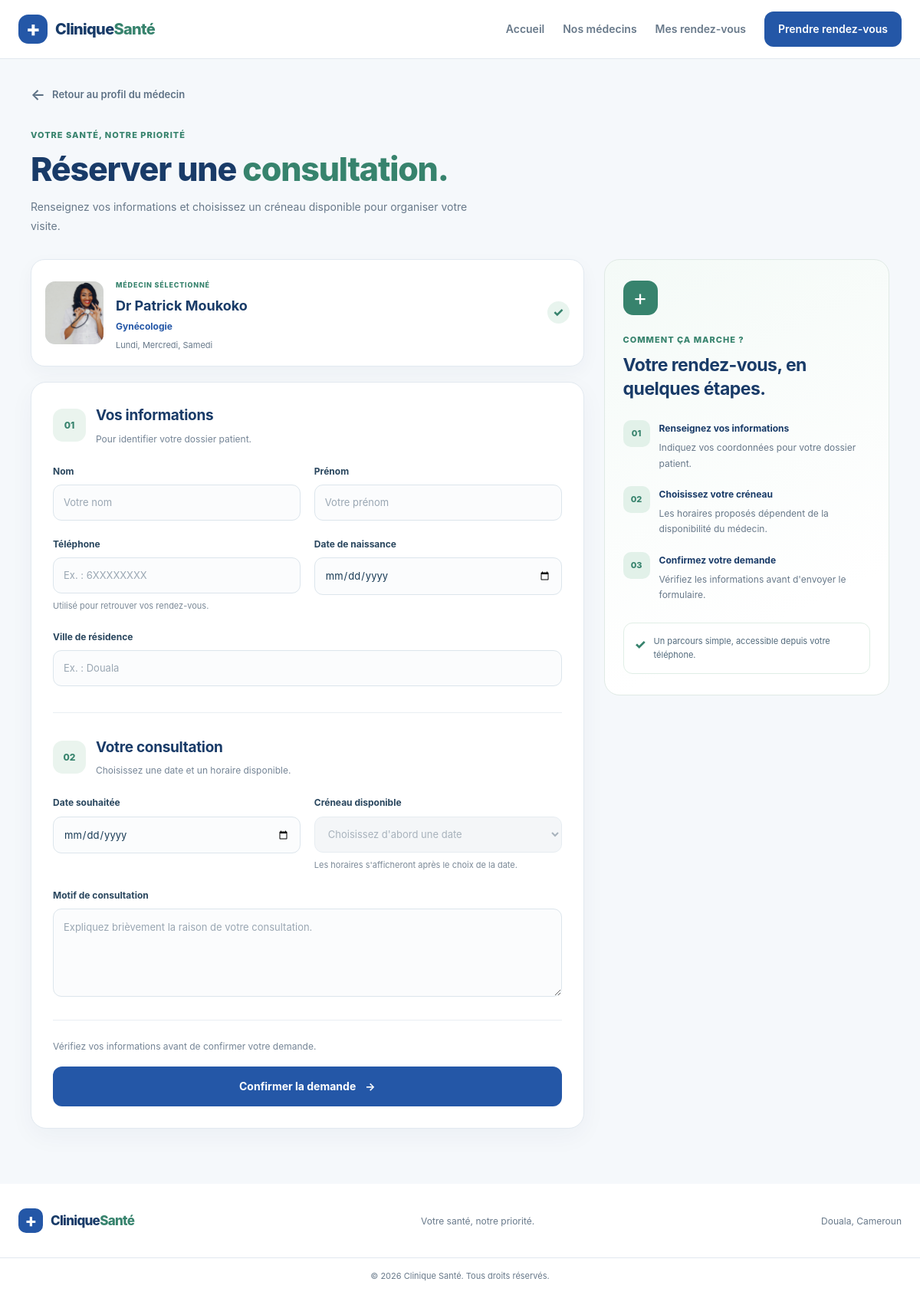
Page /reservation/5 on the committed database.
### tables this page shows
CREATE TABLE medecins (
    id INTEGER PRIMARY KEY AUTOINCREMENT,
    nom TEXT NOT NULL,
    specialite TEXT NOT NULL,
    photo TEXT,
    jours_consultation TEXT NOT NULL
);

### app.py (the view, shortened to what this page needs)
@app.route("/reservation/<int:medecin_id>", methods=["GET", "POST"])
def reservation(medecin_id):
    medecin = medecin_existe(medecin_id)
    if medecin is None:
        abort(404)
    connexion = get_db()
    valeurs = request.form if request.method == "POST" else {}
    erreur = None
    confirmation = None
    return render_template(
        "reservation.html",
        medecin=medecin,
        erreur=erreur,
        confirmation=confirmation,
        valeurs=valeurs,
        date_min=date.today().isoformat(),
        naissance_max=date.today().isoformat(),
    )

### app.py (called while the page is built)
def medecin_existe(medecin_id):
    connexion = get_db()
    return connexion.execute(
        "SELECT * FROM medecins WHERE id = ?",
        (medecin_id,),
    ).fetchone()

@app.teardown_appcontext
def fermer_connexion(exception=None):
    connexion = g.pop("connexion", None)
    if connexion is not None:
        connexion.close()

### database/db.py (called while the page is built)
def get_db():
    if "connexion" not in g:
        g.connexion = sqlite3.connect(CHEMIN_BASE)
        g.connexion.row_factory = sqlite3.Row
        g.connexion.execute("PRAGMA foreign_keys = ON")
    return g.connexion

### templates/reservation.html (shortened to what this page needs)
{% extends "base.html" %}
{% block content %}
<section class="booking-page">
    <a class="booking-back-link"
       href="{{ url_for('detail_medecin', medecin_id=medecin['id']) }}">
        <span aria-hidden="true">←</span>
        Retour au profil du médecin
    </a>
    <header class="booking-page-heading">
        <p class="booking-eyebrow">VOTRE SANTÉ, NOTRE PRIORITÉ</p>
        <h1>Réserver une <span>consultation.</span></h1>
        <p>
            Renseignez vos informations et choisissez un créneau disponible
            pour organiser votre visite.
        </p>
    </header>
    <div class="booking-layout">
        <div class="booking-form-column">
            <div class="booking-doctor-summary">
                <div class="booking-doctor-photo">
                    <img
                        src="{{ url_for('static', filename='images/medecins/medecin-' ~ medecin['id'] ~ '.jpg') }}"
                        alt="Portrait de {{ medecin['nom'] }}"
                        onerror="this.hidden=true; this.nextElementSibling.hidden=false;"
                    >
                </div>
                <div class="booking-doctor-info">
                    <span class="booking-summary-label">MÉDECIN SÉLECTIONNÉ</span>
                    <h2>{{ medecin['nom'] }}</h2>
                    <p>{{ medecin['specialite'] }}</p>
                    <span class="booking-doctor-days">
                        {{ medecin['jours_consultation'] }}
                    </span>
                </div>
                <span class="booking-doctor-check" aria-label="Médecin sélectionné">✓</span>
            </div>
            <form
                id="form-reservation"
                class="booking-form reservation-form"
                method="POST"
                data-medecin-id="{{ medecin['id'] }}"
            >
                <div class="booking-form-section">
                    <div class="booking-section-heading">
                        <span class="booking-step">01</span>
                        <div>
                            <h2>Vos informations</h2>
                            <p>Pour identifier votre dossier patient.</p>
                        </div>
                    </div>
                    <div class="booking-fields">
                        <div class="booking-field">
                            <label for="nom">Nom</label>
                            <input
                                id="nom"
                                name="nom"
                                type="text"
                                autocomplete="family-name"
                                value="{{ valeurs.get('nom', '') }}"
                                placeholder="Votre nom"
                                required
                            >
                        </div>
                        <div class="booking-field">
                            <label for="prenom">Prénom</label>
                            <input
                                id="prenom"
                                name="prenom"
                                type="text"
                                autocomplete="given-name"
                                value="{{ valeurs.get('prenom', '') }}"
                                placeholder="Votre prénom"
                                required
                            >
                        </div>
                        <div class="booking-field">
                            <label for="telephone">Téléphone</label>
                            <input
                                id="telephone"
                                name="telephone"
                                type="tel"
                                autocomplete="tel"
                                value="{{ valeurs.get('telephone', '') }}"
                                placeholder="Ex. : 6XXXXXXXX"
                                required
                            >
                            <small>Utilisé pour retrouver vos rendez-vous.</small>
                        </div>
                        <div class="booking-field">
                            <label for="date_naissance">Date de naissance</label>
                            <input
                                id="date_naissance"
                                name="date_naissance"
                                type="date"
                                max="{{ naissance_max }}"
                                autocomplete="bday"
                                value="{{ valeurs.get('date_naissance', '') }}"
                                required
                            >
                        </div>
                        <div class="booking-field booking-field-full">
                            <label for="ville">Ville de résidence</label>
                            <input
                                id="ville"
                                name="ville"
                                type="text"
                                autocomplete="address-level2"
                                value="{{ valeurs.get('ville', '') }}"
                                placeholder="Ex. : Douala"
                                required
                            >
                        </div>
                    </div>
                </div>
                <div class="booking-form-section">
                    <div class="booking-section-heading">
                        <span class="booking-step">02</span>
                        <div>
                            <h2>Votre consultation</h2>
                            <p>Choisissez une date et un horaire disponible.</p>
                        </div>
                    </div>
                    <div class="booking-fields">
                        <div class="booking-field">
                            <label for="date">Date souhaitée</label>
                            <input
                                id="date"
                                name="date"
                                type="date"
                                min="{{ date_min }}"
                                value="{{ valeurs.get('date', '') }}"
                                required
                            >
                        </div>
                        <div class="booking-field">
                            <label for="heure">Créneau disponible</label>
                            <select id="heure" name="heure" required disabled>
                                <option value="">Choisissez d'abord une date</option>
                            </select>
                            <small id="message-creneaux" role="status">
                                Les horaires s'afficheront après le choix de la date.
                            </small>
                        </div>
                        <div class="booking-field booking-field-full">
                            <label for="motif">Motif de consultation</label>
                            <textarea
                                id="motif"
                                name="motif"
                                rows="4"
                                required
                                placeholder="Expliquez brièvement la raison de votre consultation."
                            >{{ valeurs.get('motif', '') }}</textarea>
                        </div>
                    </div>
                </div>
                <div class="booking-form-footer">
                    <p>
                        Vérifiez vos informations avant de confirmer votre demande.
                    </p>
                    <button class="booking-submit-button" type="submit">
                        Confirmer la demande
                        <span aria-hidden="true">→</span>
                    </button>
                </div>
            </form>
        </div>
        <aside class="booking-side-panel">
            <div class="booking-side-icon" aria-hidden="true">+</div>
            <p class="booking-eyebrow">COMMENT ÇA MARCHE ?</p>
            <h2>Votre rendez-vous, en quelques étapes.</h2>
            <div class="booking-side-step">
                <span>01</span>
                <div>
                    <strong>Renseignez vos informations</strong>
                    <p>Indiquez vos coordonnées pour votre dossier patient.</p>
                </div>
            </div>
            <div class="booking-side-step">
                <span>02</span>
                <div>
                    <strong>Choisissez votre créneau</strong>
                    <p>Les horaires proposés dépendent de la disponibilité du médecin.</p>
                </div>
            </div>
            <div class="booking-side-step">
                <span>03</span>
                <div>
                    <strong>Confirmez votre demande</strong>
                    <p>Vérifiez les informations avant d'envoyer le formulaire.</p>
                </div>
            </div>
            <div class="booking-side-note">
                <span aria-hidden="true">✓</span>
                <p>Un parcours simple, accessible depuis votre téléphone.</p>
            </div>
        </aside>
    </div>
</section>
{% endblock %}

### rows in the picture
medecins: nom "Dr Patrick Moukoko", specialite "Gynécologie", jours_consultation "Lundi, Mercredi, Samedi"
